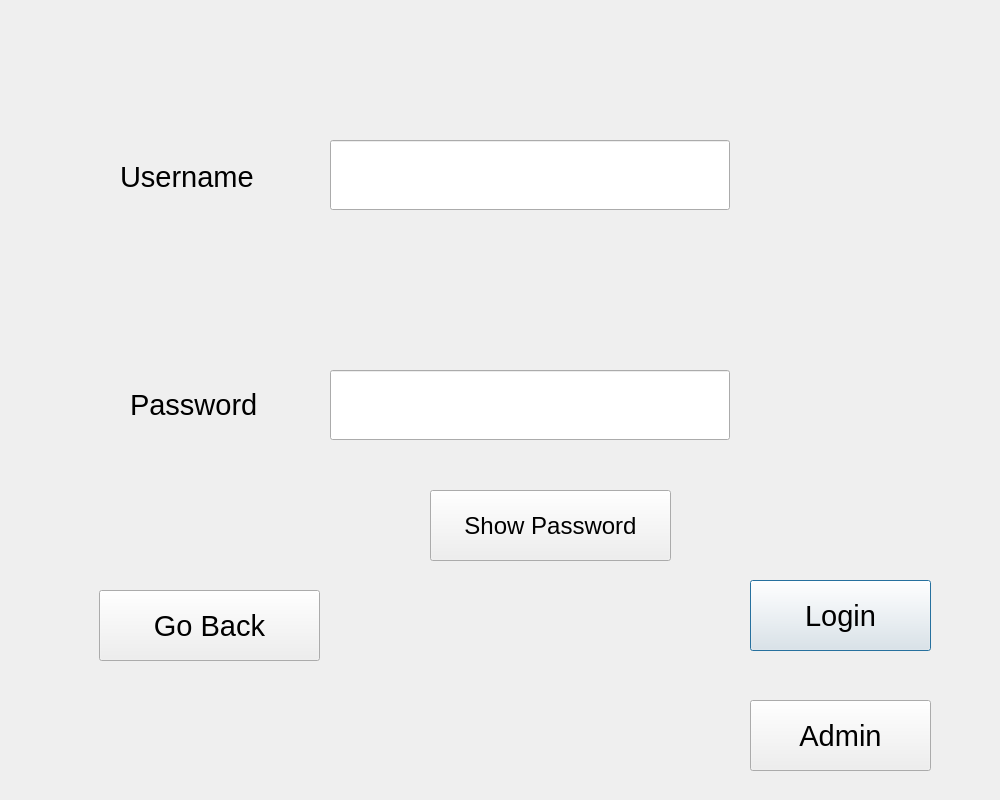
<?xml version="1.0" encoding="UTF-8"?>
<ui version="4.0">
 <class>Dialog</class>
 <widget class="QDialog" name="Dialog">
  <property name="geometry">
   <rect>
    <x>0</x>
    <y>0</y>
    <width>1000</width>
    <height>800</height>
   </rect>
  </property>
  <property name="windowTitle">
   <string>Dialog</string>
  </property>
  <widget class="QPushButton" name="LoginBut">
   <property name="geometry">
    <rect>
     <x>750</x>
     <y>580</y>
     <width>181</width>
     <height>71</height>
    </rect>
   </property>
   <property name="font">
    <font>
     <pointsize>22</pointsize>
    </font>
   </property>
   <property name="text">
    <string>Login</string>
   </property>
  </widget>
  <widget class="QLabel" name="UsernameLabel_2">
   <property name="geometry">
    <rect>
     <x>120</x>
     <y>156</y>
     <width>181</width>
     <height>41</height>
    </rect>
   </property>
   <property name="font">
    <font>
     <pointsize>22</pointsize>
    </font>
   </property>
   <property name="text">
    <string>Username</string>
   </property>
  </widget>
  <widget class="QLineEdit" name="UsernameEntry1">
   <property name="geometry">
    <rect>
     <x>330</x>
     <y>140</y>
     <width>400</width>
     <height>70</height>
    </rect>
   </property>
   <property name="font">
    <font>
     <pointsize>22</pointsize>
    </font>
   </property>
  </widget>
  <widget class="QLabel" name="PasswordLabel_2">
   <property name="geometry">
    <rect>
     <x>130</x>
     <y>380</y>
     <width>181</width>
     <height>50</height>
    </rect>
   </property>
   <property name="font">
    <font>
     <pointsize>22</pointsize>
    </font>
   </property>
   <property name="text">
    <string>Password</string>
   </property>
  </widget>
  <widget class="QLineEdit" name="PasswordEntry1">
   <property name="geometry">
    <rect>
     <x>330</x>
     <y>370</y>
     <width>400</width>
     <height>70</height>
    </rect>
   </property>
   <property name="font">
    <font>
     <pointsize>22</pointsize>
    </font>
   </property>
   <property name="echoMode">
    <enum>QLineEdit::Password</enum>
   </property>
  </widget>
  <widget class="QPushButton" name="GoBackBut">
   <property name="geometry">
    <rect>
     <x>99</x>
     <y>590</y>
     <width>221</width>
     <height>71</height>
    </rect>
   </property>
   <property name="font">
    <font>
     <pointsize>22</pointsize>
    </font>
   </property>
   <property name="text">
    <string>Go Back</string>
   </property>
  </widget>
  <widget class="QPushButton" name="ShowPasswordBut">
   <property name="geometry">
    <rect>
     <x>430</x>
     <y>490</y>
     <width>241</width>
     <height>71</height>
    </rect>
   </property>
   <property name="font">
    <font>
     <pointsize>18</pointsize>
    </font>
   </property>
   <property name="text">
    <string>Show Password</string>
   </property>
  </widget>
  <widget class="QPushButton" name="AdminLoginBut">
   <property name="geometry">
    <rect>
     <x>750</x>
     <y>700</y>
     <width>181</width>
     <height>71</height>
    </rect>
   </property>
   <property name="font">
    <font>
     <pointsize>22</pointsize>
    </font>
   </property>
   <property name="text">
    <string>Admin</string>
   </property>
  </widget>
 </widget>
 <resources/>
 <connections/>
</ui>
